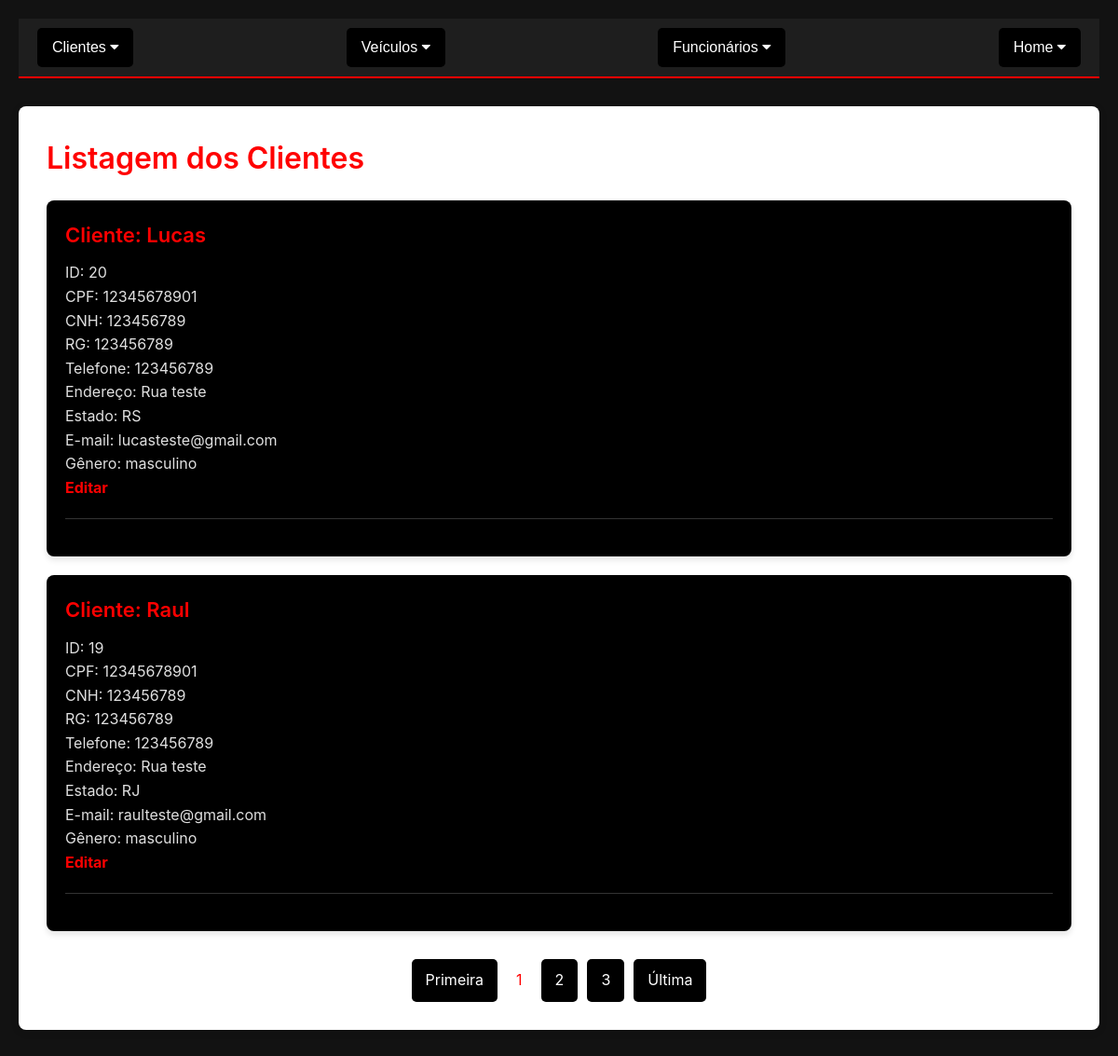
The app's page /atualizaListCli.php with its own data.
### tables this page shows
CREATE TABLE IF NOT EXISTS `clientes` (
  `id` int(11) NOT NULL AUTO_INCREMENT,
  `nome` varchar(50) NOT NULL,
  `cpf` varchar(14) NOT NULL,
  `cnh` varchar(15) NOT NULL,
  `rg` varchar(12) NOT NULL,
  `telefone` varchar(15) NOT NULL,
  `endereco` varchar(30) NOT NULL,
  `estado` varchar(2) NOT NULL,
  `email` varchar(90) NOT NULL,
  `genero` varchar(50) NOT NULL,
  `senha` varchar(50) NOT NULL,
  PRIMARY KEY (`id`)
);

### atualizaListCli.php (the view, shortened to what this page needs)
<?php
  include_once("conexao.php");
?>
<!DOCTYPE html>
<html lang="pt-br">
<head>
  <link rel="stylesheet" type="text/css" href="listar2.css">
  <link rel="stylesheet" href="https://cdnjs.cloudflare.com/ajax/libs/font-awesome/4.7.0/css/font-awesome.min.css">
  <link rel="stylesheet" href="devs2.css">
</head>
<body>
  <div class="topnav">
    <div class="dropdown">
    <button class="dropbtn">Clientes
      <i class="fa fa-caret-down"></i>
    </button>
  </div>
  <div class="dropdown">
    <button class="dropbtn">Veículos
      <i class="fa fa-caret-down"></i>
    </button>
  </div>
  <div class="dropdown">
    <button class="dropbtn">Funcionários
      <i class="fa fa-caret-down"></i>
    </button>
  </div>
    <div class="dropdown">
      <button class="dropbtn">Home <i class="fa fa-caret-down"></i></button>
    </div>
  </div>
<div class="content">
<div class="cor ">
  <h1>Listagem dos Clientes</h1>
</div>
  <?php
    $pagina_atual = filter_input(INPUT_GET,'pagina', FILTER_SANITIZE_NUMBER_INT);
    $pagina = (!empty($pagina_atual)) ? $pagina_atual : 1;
    $qnt_result_pg = 2;
    $inicio = ($qnt_result_pg * $pagina) - $qnt_result_pg;
    $result_usuarios = "SELECT * FROM clientes LIMIT $inicio, $qnt_result_pg";
    $resultado_usuarios = mysqli_query($conn, $result_usuarios);
    while($row_aluno = mysqli_fetch_assoc($resultado_usuarios)) {
      echo "<div class='client-list'>";
      echo "<h3>Cliente: " . $row_aluno['nome'] . "</h3>";
      echo "ID: " . $row_aluno['id'] . "<br>";
      echo "CPF: " . $row_aluno['cpf'] . "<br>";
      echo "CNH: " . $row_aluno['cnh'] . "<br>";
      echo "RG: " . $row_aluno['rg'] . "<br>";
      echo "Telefone: " . $row_aluno['telefone'] . "<br>";
      echo "Endereço: " . $row_aluno['endereco'] . "<br>";
      echo "Estado: " . $row_aluno['estado'] . "<br>";
      echo "E-mail: " . $row_aluno['email'] . "<br>";
      echo "Gênero: " . $row_aluno['genero'] . "<br>";
      echo "<a href='editCli.php?id=" . $row_aluno['id'] . "'>Editar</a><br> <hr>";
      echo "</div>";
    }
    $result_pg = "SELECT COUNT(id) AS num_result FROM clientes";
    $resultado_pg = mysqli_query($conn, $result_pg);
    $row_pg = mysqli_fetch_assoc($resultado_pg);
    $quantidade_pg = ceil($row_pg['num_result'] / $qnt_result_pg);
    $max_links = 2;
    echo "<div class='pagination'>";
    echo "<a href='atualizaListCli.php?pagina=1'>Primeira</a> ";
    echo "<span>$pagina</span>";
    for($pag_dep = $pagina + 1; $pag_dep <= $pagina + $max_links; $pag_dep++) {
      if($pag_dep <= $quantidade_pg){
        echo "<a href='atualizaListCli.php?pagina=$pag_dep'>$pag_dep</a> ";
      }
    }
    echo "<a href='atualizaListCli.php?pagina=$quantidade_pg'>Última</a>";
    echo "</div>";
  ?>
</div>
</body>
</html>

### listar2.css (style rules this page uses)
* { margin: 0; padding: 0; box-sizing: border-box; }
body { font-family: Arial, sans-serif; background-color: black; color: red; line-height: 1.6; }
h1, h2, h3 { color: darkred; margin-bottom: 20px; font-weight: 600; }
.topnav { background-color: darkred; padding: 15px; display: flex; justify-content: space-between; align-items: center; }
.topnav .dropdown { position: relative; display: inline-block; }
.topnav .dropdown .dropbtn { background-color: black; color: white; border: none; padding: 12px 16px; font-size: 16px; cursor: pointer; border-radius: 5px; }
.content { max-width: 1200px; margin: 30px auto; padding: 30px; background-color: white; border-radius: 8px; box-shadow: 0 2px 10px rgba(0, 0, 0, 0.1); }
.client-list { background-color: black; padding: 20px; margin-bottom: 20px; border-radius: 8px; box-shadow: 0px 4px 6px rgba(0, 0, 0, 0.1); }
.client-list h3 { margin-top: 0; font-size: 22px; color: red; }
.client-list a { color: red; text-decoration: none; font-weight: bold; font-size: 16px; }
.pagination { display: flex; justify-content: center; margin-top: 30px; }
.pagination a { padding: 10px 15px; background-color: black; color: white; text-decoration: none; border-radius: 5px; margin: 0 5px; font-size: 16px; }
.pagination span { padding: 10px 15px; background-color: white; color: red; font-size: 16px; }
.cor h1 { color: red; margin-bottom: 20px; font-weight: 600; }

### devs2.css (style rules this page uses)
* { margin: 0; padding: 0; box-sizing: border-box; }
html { font-size: 16px; scroll-behavior: smooth; }
body { font-family: 'Inter', 'Segoe UI', Tahoma, Geneva, Verdana, sans-serif; background-color: #121212; color: #e0e0e0; line-height: 1.6; padding: 20px; }
h1, h2, h3, h4, h5, h6 { color: #FF0000; margin-bottom: 10px; font-weight: 600; }
a { color: #FF0000; text-decoration: none; transition: 0.3s ease; }
.topnav { display: flex; background-color: #1e1e1e; padding: 10px 20px; border-bottom: 2px solid #FF0000; flex-wrap: wrap; }
.dropdown { position: relative; }
.dropbtn { background-color: transparent; color: #e0e0e0; padding: 10px 16px; font-size: 1rem; border: none; cursor: pointer; font-weight: 500; transition: 0.3s; }
button, input[type="submit"] { background-color: #FF0000; color: #121212; padding: 10px 20px; border: none; border-radius: 6px; cursor: pointer; font-weight: bold; font-size: 1rem; transition: 0.3s; }
hr { border: none; border-top: 1px solid #333; margin: 20px 0; }

### atualizaListCli.php (style rules this page uses)
* { margin: 0; padding: 0; box-sizing: border-box; }
html { font-size: 16px; scroll-behavior: smooth; }
body { font-family: 'Inter', 'Segoe UI', Tahoma, Geneva, Verdana, sans-serif; background-color: #121212; color: #e0e0e0; line-height: 1.6; padding: 20px; }
h1, h2, h3, h4, h5, h6 { color: #FF0000; margin-bottom: 10px; font-weight: 600; }
a { color: #FF0000; text-decoration: none; transition: 0.3s ease; }
.topnav { display: flex; background-color: #1e1e1e; padding: 10px 20px; border-bottom: 2px solid #FF0000; flex-wrap: wrap; }
.dropdown { position: relative; }
.dropbtn { background-color: transparent; color: #e0e0e0; padding: 10px 16px; font-size: 1rem; border: none; cursor: pointer; font-weight: 500; transition: 0.3s; }
button, input[type="submit"] { background-color: #FF0000; color: #121212; padding: 10px 20px; border: none; border-radius: 6px; cursor: pointer; font-weight: bold; font-size: 1rem; transition: 0.3s; }
hr { border: none; border-top: 1px solid #333; margin: 20px 0; }

### records on screen
clientes: nome "Lucas", id "20", cpf "12345678901", cnh "123456789", rg "123456789", telefone "123456789", endereco "Rua teste", estado "RS", email "lucasteste@gmail.com", genero "masculino"
clientes: nome "Raul", id "19", cpf "12345678901", cnh "123456789", rg "123456789", telefone "123456789", endereco "Rua teste", estado "RJ", email "raulteste@gmail.com", genero "masculino"

### other values on screen
$pagina "1"
